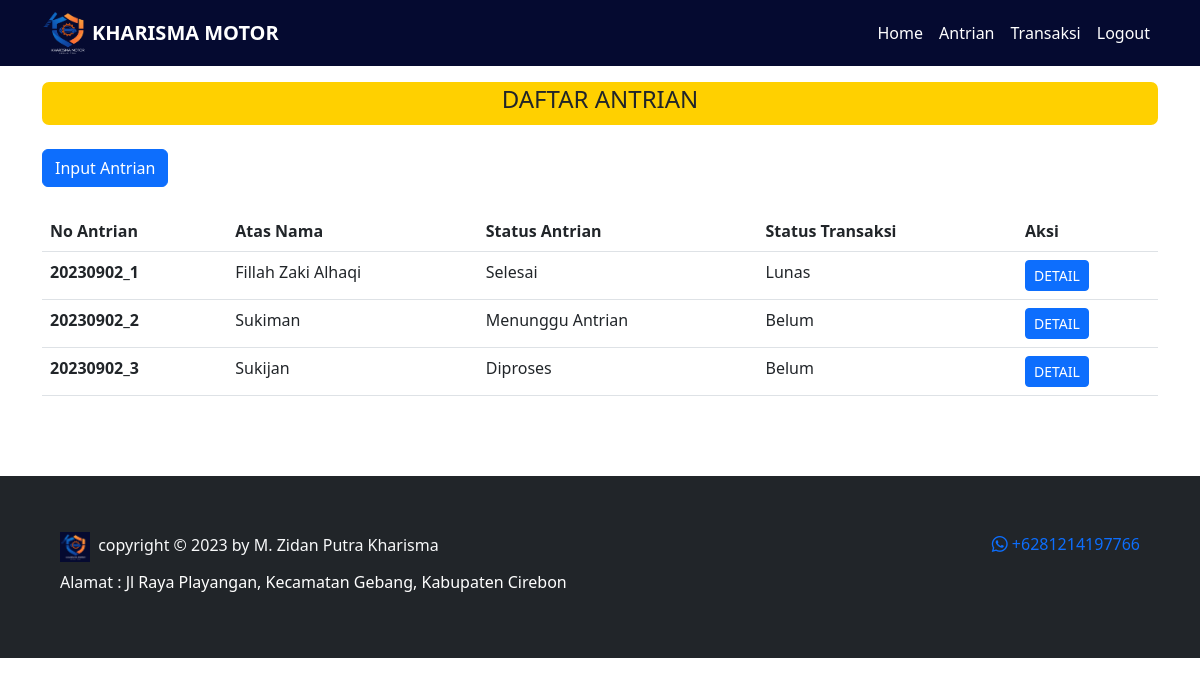
The page /kelola/antrian.php (signed in) on the database as committed earlier.
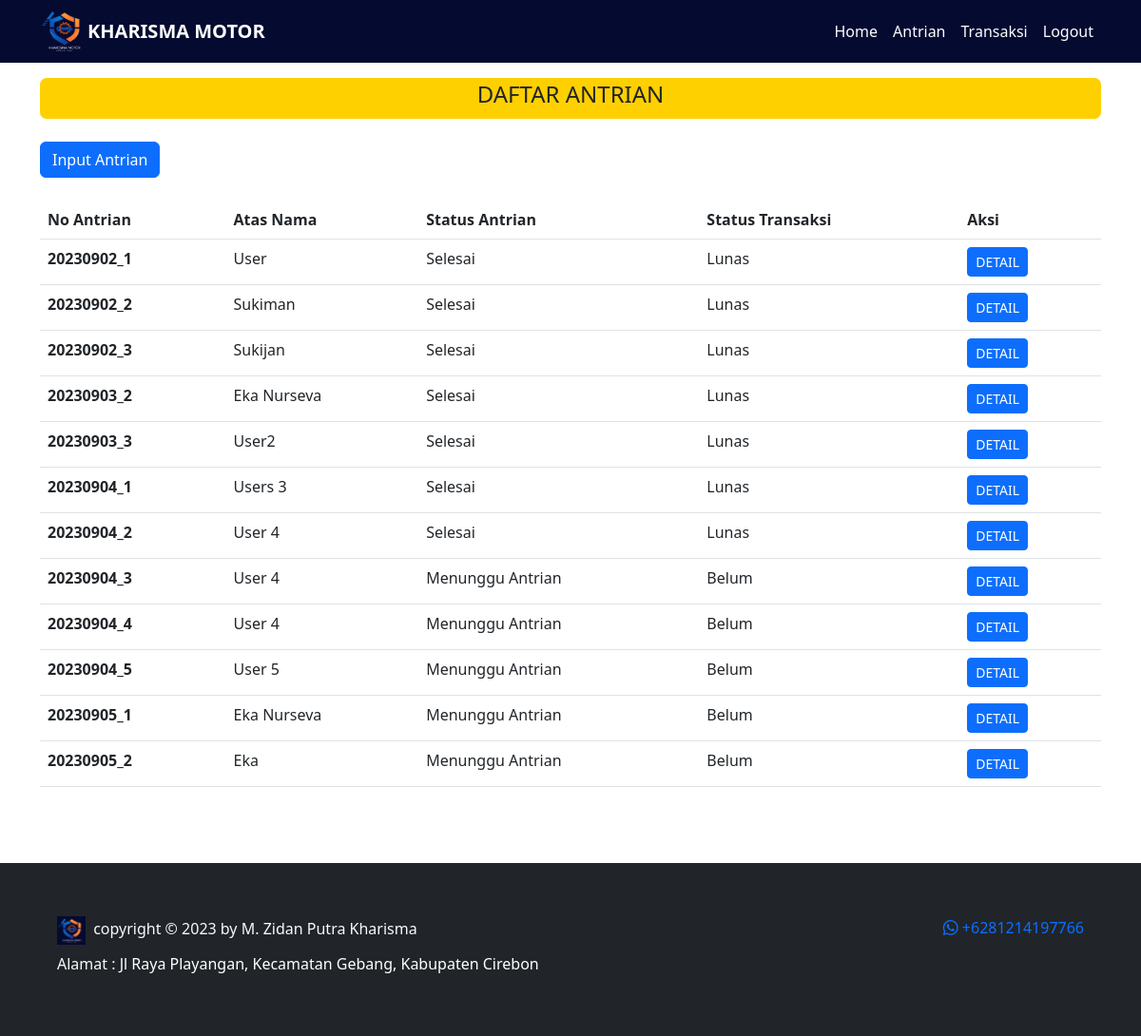
The same page on the database as committed later.
### tables this page shows
CREATE TABLE `antrian` (
  `id_antrian` int(11) NOT NULL,
  `id_kendaraan` int(11) NOT NULL,
  `no_antrian` varchar(20) NOT NULL,
  `nama_pelanggan` varchar(100) NOT NULL,
  `no_hp` varchar(20) NOT NULL,
  `tanggal` timestamp NOT NULL DEFAULT current_timestamp(),
  `nopol` varchar(50) NOT NULL,
  `alamat` text NOT NULL,
  `status` varchar(50) NOT NULL
);

CREATE TABLE `transaksi` (
  `idtransaksi` int(11) NOT NULL,
  `idantrian` int(11) NOT NULL,
  `idservis` int(11) DEFAULT NULL,
  `idsparepart` int(11) DEFAULT NULL,
  `kode_transaksi` varchar(50) NOT NULL,
  `tanggal_pelunasan` timestamp NOT NULL DEFAULT current_timestamp() ON UPDATE current_timestamp(),
  `status_transaksi` varchar(20) NOT NULL
);

### controller/function.php (called while the page is built, shortened)
<?php
$conn = mysqli_connect("localhost", "root", "", "kharisma_motor");
function query($query)
{
    global $conn;
    $result = mysqli_query($conn, $query);
    $rows = [];
    while ($row = mysqli_fetch_assoc($result)) {
        $rows[] = $row;
    }
    return $rows;
}
function jumlah_data($data)
{
    global $conn;
    $query = mysqli_query($conn, $data);
    $jumlah_data = mysqli_num_rows($query);
    return $jumlah_data;
}
function dekripsi($teks)
{
    $text = $teks;
    $kunci = 'kharisma_motor';
    $key = hash('sha256', $kunci);
    $pkey = "123";
    $method = "aes-192-cfb1";
    $iv = substr(hash('sha256', $pkey), 0, 16);
    $dekripsi = base64_decode($text);
    $dekripsi = openssl_decrypt($dekripsi, $method, $key, 0, $iv);
    return $dekripsi;
}
function enkripsi($teks)
{
    $text = $teks;
    $kunci = 'kharisma_motor';
    $key = hash('sha256', $kunci);
    $pkey = "123";
    $method = "aes-192-cfb1";
    $iv = substr(hash('sha256', $pkey), 0, 16);
    $enkripsi = openssl_encrypt($text, $method, $key, 0, $iv);
    $enkripsi = base64_encode($enkripsi);
    return $enkripsi;
}
?>

### kelola/antrian.php (the view, shortened to what this page needs)
<?php
require_once "../controller/function.php";
$id = dekripsi($_COOKIE['KMmz19']);
$user = query("SELECT * FROM pengguna WHERE idpengguna = $id")[0];
$antrian = query("SELECT * FROM antrian");
?>
<!DOCTYPE html>
<html lang="en">
<head>
    <link href="https://cdn.jsdelivr.net/npm/bootstrap@5.3.0/dist/css/bootstrap.min.css" rel="stylesheet"
>
    <link rel="stylesheet" href="https://cdn.jsdelivr.net/npm/bootstrap-icons@1.10.5/font/bootstrap-icons.css">
    <link rel="stylesheet" href="https://cdn.datatables.net/1.13.4/css/jquery.dataTables.min.css">
    <link rel="stylesheet" href="../style.css">
</head>
<body>
    <?php
    if ($user['level'] === "Admin") {
        require_once('../navbar/navbar_admin.php');
    } elseif ($user['level'] === "Kasir") {
        require_once('../navbar/navbar_kasir.php');
    } else {
        echo "Error: Peran pengguna tidak valid.";
    }
    ?>
    <div class="container">
        <div class="content py-3">
            <div class="title text-center text-uppercase">
                <h4>DAFTAR ANTRIAN</h4>
            </div>
            <div class="konten py-4">
                <a href="input_antrian.php">
                    <button type="button" class="btn btn-primary">
                        Input Antrian
                    </button>
                </a>
            </div>
            <table class="table table-hover" id="example">
                <thead>
                    <tr>
                        <th scope="col">No Antrian</th>
                        <th scope="col">Atas Nama</th>
                        <th scope="col">Status Antrian</th>
                        <th scope="col">Status Transaksi</th>
                        <th scope="col">Aksi</th>
                    </tr>
                </thead>
                <tbody>
                    <?php
                        foreach ($antrian as $s):
                            $enkripsi = enkripsi($s['id_antrian']);
                            $idantrian = $s['id_antrian'];
                            $jumlah_data = jumlah_data("SELECT * FROM transaksi WHERE idantrian = $idantrian");
                            if($jumlah_data > 0) :
                                $data_transaksi = query("SELECT * FROM transaksi WHERE idantrian = $idantrian")[0];
                    ?>
                        <tr>
                            <th>
                                <?php echo $s['no_antrian']; ?>
                            </th>
                            <td>
                                <?php echo $s['nama_pelanggan']; ?>
                            </td>
                            <td>
                                <?= $s['status']; ?>
                            </td>
                            <td>
                                <?= $data_transaksi['status_transaksi']; ?>
                            </td>
                            <td>
                                <a class="btn btn-sm btn-primary"
                                    href="detail_transaksi.php?id=<?= $enkripsi; ?>">DETAIL</a>
                            </td>
                        </tr>
                    <?php
                            endif;
                        endforeach;
                    ?>
                </tbody>
            </table>
        </div>
    </div>
    <?php
    require_once('../footer.php');
    ?>
</body>
</html>

### navbar/navbar_kasir.php (shortened to what this page needs)
<nav class="navbar navbar-expand-lg">
    <div class="container">
        <img class="logo" src="../img/KHARISMA MOTOR.png" alt="Logo">
        <a class="navbar-brand fw-bold" href="index.php">KHARISMA MOTOR</a>
        <div class="collapse navbar-collapse" id="navbarSupportedContent">
            <ul class="navbar-nav ms-auto mb-2 mb-lg-0">
                <li class="nav-item">
                    <a class="nav-link" aria-current="page" href="index.php">Home</a>
                </li>
                <li class="nav-item">
                    <a class="nav-link" href="antrian.php">Antrian</a>
                </li>
                <li class="nav-item">
                    <a class="nav-link" href="transaksi.php">Transaksi</a>
                </li>
                <li class="nav-item">
                    <a class="nav-link" href="#">Logout</a>
                </li>
            </ul>
        </div>
    </div>
</nav>

### footer.php
<footer class="bg-dark p-5 mt-5">
    <div class="container">
        <div class="row">
            <div class="col-md-6 text-md-start text-center pt-2 pb-2">
                <a href="index.php" style="text-decoration: none;">
                    <img src="../img/Logo.png" style="width: 30px">
                </a>
                <span class="text-light ps-1">copyright &copy; 2023 by M. Zidan Putra Kharisma</span>
            </div>
            <div class="col-md-6 text-md-end text-center pt-2 pb-2">
                <a href="https://api.whatsapp.com/send?phone=6281214197766&text=Hallo saya ingin menanyakan sesuatu"
                    target="_blank" style="text-decoration: none;"><i class="bi bi-whatsapp ms-2"></i>
                    +6281214197766</a>
            </div>
            <p class="text-light">Alamat :
                <a href="https://maps.app.goo.gl/hKiYp4xWJxwEM4ar7"
                    style="text-align: justify; text-decoration: none; color: white;" target="_blank">Jl Raya
                    Playangan, Kecamatan
                    Gebang, Kabupaten Cirebon</a>
            </p>
        </div>
    </div>
</footer>

### style.css (style rules this page uses)
body { background: white; }
.navbar { background: #050a30; }
.container .logo { width: 50px; }
.container .navbar-brand, .container .navbar-nav li a { color: white; }
.container .title { border: solid rgb(255, 208, 0); border-radius: 7px; background: rgb(255, 208, 0); }

Rows that differ between the two databases and show on the page:
changed antrian: nama_pelanggan "Fillah Zaki Alhaqi" → "User"
changed antrian "Sukiman": status "Menunggu Antrian" → "Selesai"; transaksi.status_transaksi "Belum" → "Lunas"
changed antrian "Sukijan": status "Diproses" → "Selesai"; transaksi.status_transaksi "Belum" → "Lunas"
added antrian: no_antrian "20230903_2", nama_pelanggan "Eka Nurseva", status "Selesai", transaksi.status_transaksi "Lunas"
added antrian: no_antrian "20230903_3", nama_pelanggan "User2", status "Selesai", transaksi.status_transaksi "Lunas"
added antrian: no_antrian "20230904_1", nama_pelanggan "Users 3", status "Selesai", transaksi.status_transaksi "Lunas"
added antrian: no_antrian "20230904_2", nama_pelanggan "User 4", status "Selesai", transaksi.status_transaksi "Lunas"
added antrian: no_antrian "20230904_3", nama_pelanggan "User 4", status "Menunggu Antrian", transaksi.status_transaksi "Belum"
added antrian: no_antrian "20230904_4", nama_pelanggan "User 4", status "Menunggu Antrian", transaksi.status_transaksi "Belum"
added antrian: no_antrian "20230904_5", nama_pelanggan "User 5", status "Menunggu Antrian", transaksi.status_transaksi "Belum"
added antrian: no_antrian "20230905_1", nama_pelanggan "Eka Nurseva", status "Menunggu Antrian", transaksi.status_transaksi "Belum"
added antrian: no_antrian "20230905_2", nama_pelanggan "Eka", status "Menunggu Antrian", transaksi.status_transaksi "Belum"
